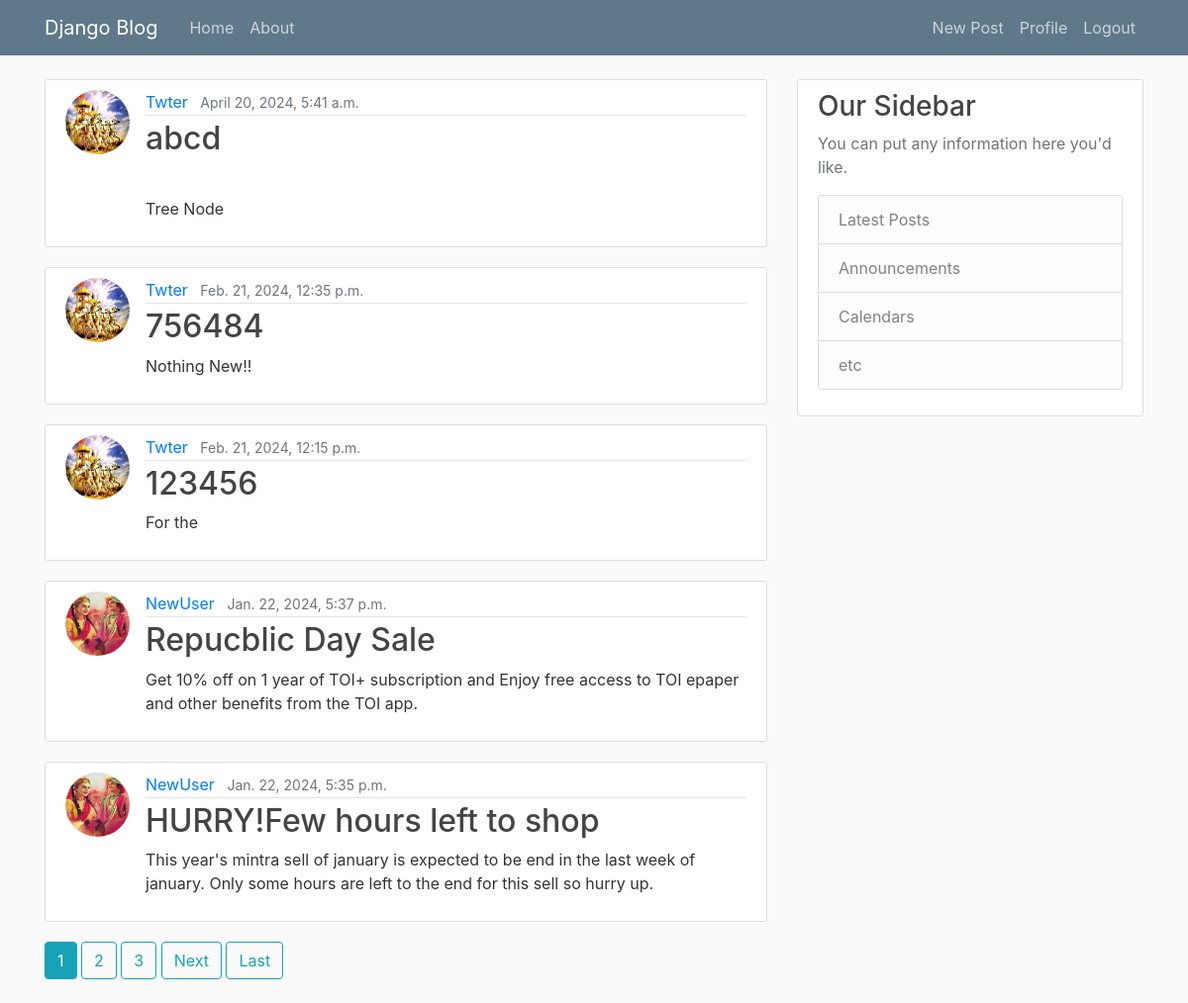
The app's page / (signed in) with its own data.
### blog/models.py (models this page shows, shortened)
class Post(models.Model):
    title = models.CharField(max_length=100)
    image_f = models.ImageField(upload_to='blog_image', null=True, blank=True)
    content = models.TextField()
    date_posted = models.DateTimeField(default=timezone.now)
    author = models.ForeignKey(User, on_delete=models.CASCADE)

### users/models.py (models this page shows, shortened)
class Profile(models.Model):
    user = models.OneToOneField(User, on_delete=models.CASCADE)
    imag = models.ImageField(default='default.jpg', upload_to='profile_pics')

### blog/views.py (the view)
# urls.py: path('',PostListView.as_view(), name='blog-home'),
class PostListView(ListView):
    model = Post
    template_name = 'blog/home.html'
    context_object_name = 'posts'
    ordering = ['-date_posted']
    paginate_by = 5

### blog/templates/blog/home.html (shortened to what this page needs)
{% extends 'blog/base.html' %}
{% block content %}
    {% for post in posts %}
        <article class="media content-section">
          <img class="rounded-circle article-img" src="{{ post.author.profile.imag.url }}" alt="">
          <div class="media-body">
            <div class="article-metadata">
              <a class="mr-2" href="{% url 'user-posts' post.author.username %}">{{ post.author }}</a>
              <small class="text-muted">{{ post.date_posted }}</small>
            </div>
            <h2><a class="article-title" href="{% url 'post-detail' post.id %}">{{ post.title }}</a></h2>
            <p class="article-content mt-2">{{ post.content }}</p>
          </div>
        </article>
    {% endfor %}
    {% if is_paginated %}
        {% for num in page_obj.paginator.page_range %}
        {% if num == page_obj.number %}
        <a class="btn btn-info mb-4" href="?page={{ num }}">{{ num }}</a>
        {% elif num > page_obj.number|add:'-3' and num < page_obj.number|add:'3' %}
        <a class="btn btn-outline-info mb-4" href="?page={{ num }}">{{ num }}</a>
        {% endif %}
        {% endfor %}
        {% if page_obj.has_next %}
        <a class="btn btn-outline-info mb-4" href="?page={{ page_obj.next_page_number }}">Next</a>
        <a class="btn btn-outline-info mb-4" href="?page={{ page_obj.paginator.num_pages }}">Last</a>
        {% endif %}
    {% endif %}
{% endblock content %}

### blog/static/blog/main.css (style rules this page uses)
body { background: #fafafa; color: #333333; margin-top: 5rem; }
h1, h2, h3, h4, h5, h6 { color: #444444; }
.content-section { background: #ffffff; padding: 10px 20px; border: 1px solid #dddddd; border-radius: 3px; margin-bottom: 20px; }
.article-title { color: #444444; }
.article-content { white-space: pre-line; }
.article-img { height: 65px; width: 65px; margin-right: 16px; }
.article-metadata { padding-bottom: 1px; margin-bottom: 4px; border-bottom: 1px solid #e3e3e3 }

### records on screen
Post: author.profile.imag (picture), author "Twter", date_posted "April 20, 2024, 5:41 a.m.", title "abcd", content "Tree Node"
Post: author.profile.imag (picture), author "Twter", date_posted "Feb. 21, 2024, 12:35 p.m.", title "756484", content "Nothing New!!"
Post: author.profile.imag (picture), author "Twter", date_posted "Feb. 21, 2024, 12:15 p.m.", title "123456", content "For the"
Post: author.profile.imag (placeholder picture), author "NewUser", date_posted "Jan. 22, 2024, 5:37 p.m.", title "Repucblic Day Sale", content "Get 10% off on 1 year of TOI+ subscription and Enjoy free access to TOI epaper and other benefits from the TOI app."
Post: author.profile.imag (placeholder picture), author "NewUser", date_posted "Jan. 22, 2024, 5:35 p.m.", title "HURRY!Few hours left to shop", content "This year's mintra sell of january is expected to be end in the last week of january. Only some hours are left to the end for this sell so hurry up."

### other values on screen
{{ num }} "1"
{{ num }} "2" "3"
